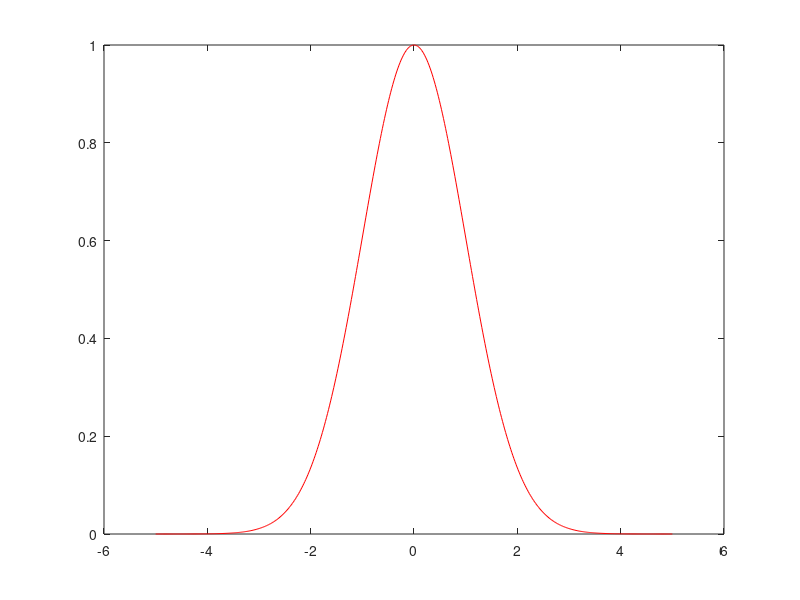

Source code (MATLAB): (Note: this script raises an error after producing the figure.)
x = linspace(-5,5,500);
plot(x,exp(-x.^2/2),'-r')
hold on
plot(x,exp(-abs(x)),'-','color','cornflowerblue')
set(gca,'ytick',[0 0.5 1],'yticklabel',['0', '1/2', '1'])
set(gca,'xtick',[-5 -2.5 0 2.5 5])
xlabel('$x$')
ylabel('$p(x)$')
legend('$\propto\mathcal N(0,1)$','$\propto$ Laplace','location','southeast')
set(gca,'fontsize',12)
% any of the following line will work

% fill([x,fliplr(x)],[exp(-x.^2/2),fliplr(exp(-abs(x)))],'color','cornflowerblue','alpha',0.2)
% fillbetween(x,exp(-x.^2/2),exp(-abs(x)),'color',[1 0 1 0.3])
fillbetween(x,exp(-x.^2/2),exp(-abs(x)),'color','palegreen','alpha',0.7)
